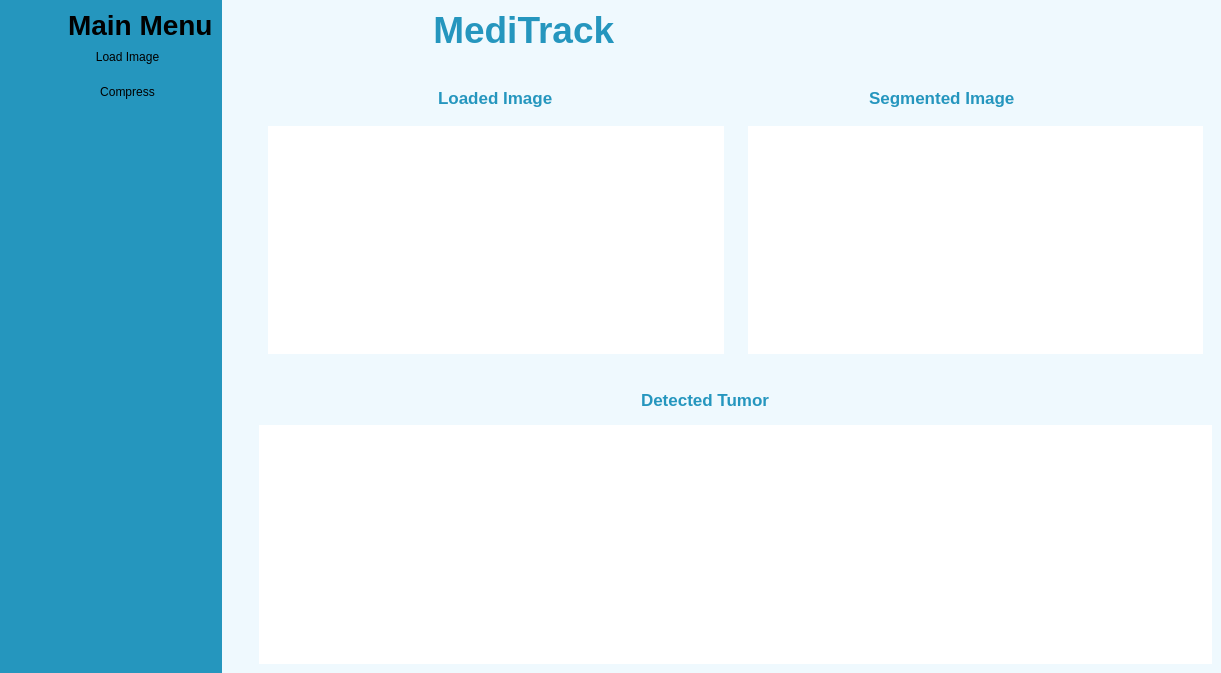
<?xml version="1.0" encoding="UTF-8"?>
<ui version="4.0">
 <class>MainWindow</class>
 <widget class="QMainWindow" name="MainWindow">
  <property name="geometry">
   <rect>
    <x>0</x>
    <y>0</y>
    <width>1221</width>
    <height>673</height>
   </rect>
  </property>
  <property name="windowTitle">
   <string>MainWindow</string>
  </property>
  <widget class="QWidget" name="centralwidget">
   <property name="font">
    <font>
     <pointsize>8</pointsize>
    </font>
   </property>
   <property name="styleSheet">
    <string notr="true">*{
color:#000;
border:none;
}

#ProfileCont{
border-radius: 20px;
background-color:#fefeff;
}
#recordButton, #reservationbutton,#settingsbutton, #logoutButton, #profileButton, #confirmButton{
padding:10px 5px;
text-align:left;
font: 18px;
}
 #logoutButton, #profileButton{
padding:10px 5px;
text-align:left;
font: 10pt;
}
#homebutton{
background-color: #fefeff;
padding:10px 5px;
text-align:left;
font: 18px;
border-top-left-radius: 20px;
}

#card1,#card2{
border-radius: 20px;
background-color:#eff9fe;
}

#label{
border-radius: 20px;
background: transparent;
}

#appheader{
color:#2596be;
}
#vitalsign,#filterflex, #comboBox, #detect_label{
color:#2596be;
}
#EMGlabel{
color:#2596be;
}

#leftmenu{
background-color: #2596be;
}

#rightmenu{
background-color: #eff9fe;
}

QLineEdit{
background: transparent;
color:#2596be;
}

#SearchFrame{
border-radius: 10px;
border: 2px solid #2596be;
}</string>
   </property>
   <layout class="QHBoxLayout" name="horizontalLayout">
    <property name="spacing">
     <number>0</number>
    </property>
    <property name="leftMargin">
     <number>0</number>
    </property>
    <property name="topMargin">
     <number>0</number>
    </property>
    <property name="rightMargin">
     <number>0</number>
    </property>
    <property name="bottomMargin">
     <number>0</number>
    </property>
    <item>
     <widget class="QWidget" name="leftmenu" native="true">
      <layout class="QVBoxLayout" name="verticalLayout_7">
       <property name="spacing">
        <number>0</number>
       </property>
       <property name="leftMargin">
        <number>15</number>
       </property>
       <property name="topMargin">
        <number>0</number>
       </property>
       <property name="rightMargin">
        <number>0</number>
       </property>
       <property name="bottomMargin">
        <number>0</number>
       </property>
       <item>
        <widget class="QFrame" name="frame_4">
         <property name="frameShape">
          <enum>QFrame::StyledPanel</enum>
         </property>
         <property name="frameShadow">
          <enum>QFrame::Raised</enum>
         </property>
         <layout class="QVBoxLayout" name="verticalLayout_8">
          <property name="spacing">
           <number>0</number>
          </property>
          <property name="leftMargin">
           <number>44</number>
          </property>
          <property name="topMargin">
           <number>0</number>
          </property>
          <property name="rightMargin">
           <number>0</number>
          </property>
          <property name="bottomMargin">
           <number>0</number>
          </property>
          <item alignment="Qt::AlignTop">
           <widget class="QFrame" name="frame_5">
            <property name="frameShape">
             <enum>QFrame::StyledPanel</enum>
            </property>
            <property name="frameShadow">
             <enum>QFrame::Raised</enum>
            </property>
            <layout class="QHBoxLayout" name="horizontalLayout_10">
             <property name="leftMargin">
              <number>9</number>
             </property>
             <property name="topMargin">
              <number>9</number>
             </property>
             <property name="rightMargin">
              <number>9</number>
             </property>
             <property name="bottomMargin">
              <number>9</number>
             </property>
             <item>
              <widget class="QLabel" name="label_4">
               <property name="font">
                <font>
                 <pointsize>21</pointsize>
                 <weight>75</weight>
                 <bold>true</bold>
                </font>
               </property>
               <property name="text">
                <string>Main Menu</string>
               </property>
              </widget>
             </item>
            </layout>
           </widget>
          </item>
         </layout>
        </widget>
       </item>
       <item>
        <widget class="QFrame" name="frame_6">
         <property name="sizePolicy">
          <sizepolicy hsizetype="Preferred" vsizetype="Expanding">
           <horstretch>0</horstretch>
           <verstretch>0</verstretch>
          </sizepolicy>
         </property>
         <property name="frameShape">
          <enum>QFrame::StyledPanel</enum>
         </property>
         <property name="frameShadow">
          <enum>QFrame::Raised</enum>
         </property>
         <layout class="QVBoxLayout" name="verticalLayout_10">
          <property name="spacing">
           <number>0</number>
          </property>
          <property name="leftMargin">
           <number>18</number>
          </property>
          <property name="topMargin">
           <number>0</number>
          </property>
          <property name="rightMargin">
           <number>0</number>
          </property>
          <property name="bottomMargin">
           <number>0</number>
          </property>
          <item alignment="Qt::AlignTop">
           <widget class="QFrame" name="frame_7">
            <property name="frameShape">
             <enum>QFrame::StyledPanel</enum>
            </property>
            <property name="frameShadow">
             <enum>QFrame::Raised</enum>
            </property>
            <layout class="QVBoxLayout" name="verticalLayout_9">
             <property name="spacing">
              <number>21</number>
             </property>
             <property name="leftMargin">
              <number>0</number>
             </property>
             <property name="topMargin">
              <number>0</number>
             </property>
             <property name="rightMargin">
              <number>0</number>
             </property>
             <property name="bottomMargin">
              <number>18</number>
             </property>
             <item>
              <widget class="QPushButton" name="load_button">
               <property name="text">
                <string>Load Image</string>
               </property>
               <property name="icon">
                <iconset>
                 <normaloff>:/Icons/Icons/home.svg</normaloff>:/Icons/Icons/home.svg</iconset>
               </property>
               <property name="iconSize">
                <size>
                 <width>24</width>
                 <height>24</height>
                </size>
               </property>
              </widget>
             </item>
             <item>
              <widget class="QPushButton" name="compress_button">
               <property name="text">
                <string>Compress</string>
               </property>
               <property name="icon">
                <iconset>
                 <normaloff>:/Icons/Icons/check-square.svg</normaloff>:/Icons/Icons/check-square.svg</iconset>
               </property>
               <property name="iconSize">
                <size>
                 <width>24</width>
                 <height>24</height>
                </size>
               </property>
              </widget>
             </item>
            </layout>
           </widget>
          </item>
         </layout>
        </widget>
       </item>
      </layout>
     </widget>
    </item>
    <item>
     <widget class="QWidget" name="rightmenu" native="true">
      <layout class="QVBoxLayout" name="verticalLayout">
       <property name="spacing">
        <number>0</number>
       </property>
       <property name="leftMargin">
        <number>28</number>
       </property>
       <property name="topMargin">
        <number>0</number>
       </property>
       <property name="rightMargin">
        <number>0</number>
       </property>
       <property name="bottomMargin">
        <number>0</number>
       </property>
       <item alignment="Qt::AlignTop">
        <widget class="QWidget" name="headerframe" native="true">
         <layout class="QHBoxLayout" name="horizontalLayout_2">
          <property name="spacing">
           <number>0</number>
          </property>
          <property name="leftMargin">
           <number>0</number>
          </property>
          <property name="topMargin">
           <number>0</number>
          </property>
          <property name="rightMargin">
           <number>0</number>
          </property>
          <property name="bottomMargin">
           <number>10</number>
          </property>
          <item alignment="Qt::AlignHCenter|Qt::AlignVCenter">
           <widget class="QWidget" name="widget" native="true">
            <layout class="QHBoxLayout" name="horizontalLayout_3">
             <item>
              <widget class="QPushButton" name="menuButton">
               <property name="font">
                <font>
                 <pointsize>13</pointsize>
                </font>
               </property>
               <property name="text">
                <string/>
               </property>
               <property name="icon">
                <iconset>
                 <normaloff>:/Icons/Icons/menu.svg</normaloff>:/Icons/Icons/menu.svg</iconset>
               </property>
               <property name="iconSize">
                <size>
                 <width>24</width>
                 <height>24</height>
                </size>
               </property>
              </widget>
             </item>
             <item>
              <widget class="QLabel" name="appheader">
               <property name="font">
                <font>
                 <pointsize>28</pointsize>
                 <weight>75</weight>
                 <bold>true</bold>
                </font>
               </property>
               <property name="text">
                <string> MediTrack</string>
               </property>
              </widget>
             </item>
            </layout>
           </widget>
          </item>
          <item alignment="Qt::AlignHCenter|Qt::AlignVCenter">
           <widget class="QWidget" name="widget_2" native="true">
            <property name="minimumSize">
             <size>
              <width>331</width>
              <height>0</height>
             </size>
            </property>
            <layout class="QHBoxLayout" name="horizontalLayout_4">
             <property name="spacing">
              <number>0</number>
             </property>
             <property name="leftMargin">
              <number>44</number>
             </property>
             <property name="topMargin">
              <number>0</number>
             </property>
             <property name="rightMargin">
              <number>10</number>
             </property>
             <property name="bottomMargin">
              <number>0</number>
             </property>
            </layout>
           </widget>
          </item>
         </layout>
        </widget>
       </item>
       <item>
        <widget class="QWidget" name="cardsframe" native="true">
         <property name="sizePolicy">
          <sizepolicy hsizetype="Preferred" vsizetype="Expanding">
           <horstretch>0</horstretch>
           <verstretch>0</verstretch>
          </sizepolicy>
         </property>
         <layout class="QHBoxLayout" name="horizontalLayout_11">
          <item>
           <widget class="QWidget" name="widget_4" native="true">
            <layout class="QVBoxLayout" name="verticalLayout_4">
             <property name="spacing">
              <number>0</number>
             </property>
             <property name="leftMargin">
              <number>0</number>
             </property>
             <property name="topMargin">
              <number>0</number>
             </property>
             <property name="rightMargin">
              <number>0</number>
             </property>
             <property name="bottomMargin">
              <number>0</number>
             </property>
             <item>
              <widget class="QFrame" name="frame_2">
               <property name="frameShape">
                <enum>QFrame::StyledPanel</enum>
               </property>
               <property name="frameShadow">
                <enum>QFrame::Raised</enum>
               </property>
               <layout class="QHBoxLayout" name="horizontalLayout_12">
                <item alignment="Qt::AlignHCenter|Qt::AlignVCenter">
                 <widget class="QLabel" name="EMGlabel">
                  <property name="font">
                   <font>
                    <pointsize>13</pointsize>
                    <weight>75</weight>
                    <bold>true</bold>
                   </font>
                  </property>
                  <property name="text">
                   <string>Loaded Image</string>
                  </property>
                 </widget>
                </item>
               </layout>
              </widget>
             </item>
             <item>
              <widget class="QFrame" name="frame_3">
               <property name="frameShape">
                <enum>QFrame::StyledPanel</enum>
               </property>
               <property name="frameShadow">
                <enum>QFrame::Raised</enum>
               </property>
               <layout class="QVBoxLayout" name="verticalLayout_6">
                <item>
                 <widget class="PlotWidget" name="graphicsView">
                  <property name="minimumSize">
                   <size>
                    <width>400</width>
                    <height>0</height>
                   </size>
                  </property>
                 </widget>
                </item>
               </layout>
              </widget>
             </item>
            </layout>
           </widget>
          </item>
          <item>
           <widget class="QWidget" name="widget_6" native="true">
            <layout class="QVBoxLayout" name="verticalLayout_13">
             <property name="spacing">
              <number>0</number>
             </property>
             <property name="leftMargin">
              <number>0</number>
             </property>
             <property name="topMargin">
              <number>0</number>
             </property>
             <property name="rightMargin">
              <number>0</number>
             </property>
             <property name="bottomMargin">
              <number>0</number>
             </property>
             <item>
              <widget class="QFrame" name="frame_11">
               <property name="frameShape">
                <enum>QFrame::StyledPanel</enum>
               </property>
               <property name="frameShadow">
                <enum>QFrame::Raised</enum>
               </property>
               <layout class="QHBoxLayout" name="horizontalLayout_8">
                <item alignment="Qt::AlignHCenter|Qt::AlignVCenter">
                 <widget class="QLabel" name="filterflex">
                  <property name="minimumSize">
                   <size>
                    <width>213</width>
                    <height>0</height>
                   </size>
                  </property>
                  <property name="maximumSize">
                   <size>
                    <width>213</width>
                    <height>16777215</height>
                   </size>
                  </property>
                  <property name="font">
                   <font>
                    <pointsize>13</pointsize>
                    <weight>75</weight>
                    <bold>true</bold>
                   </font>
                  </property>
                  <property name="text">
                   <string>Segmented Image</string>
                  </property>
                  <property name="scaledContents">
                   <bool>false</bool>
                  </property>
                 </widget>
                </item>
               </layout>
              </widget>
             </item>
             <item>
              <widget class="QFrame" name="frame_12">
               <property name="frameShape">
                <enum>QFrame::StyledPanel</enum>
               </property>
               <property name="frameShadow">
                <enum>QFrame::Raised</enum>
               </property>
               <layout class="QVBoxLayout" name="verticalLayout_17">
                <item>
                 <widget class="PlotWidget" name="graphicsView_2">
                  <property name="minimumSize">
                   <size>
                    <width>400</width>
                    <height>0</height>
                   </size>
                  </property>
                 </widget>
                </item>
               </layout>
              </widget>
             </item>
            </layout>
           </widget>
          </item>
         </layout>
        </widget>
       </item>
       <item>
        <widget class="QWidget" name="mainframe" native="true">
         <layout class="QVBoxLayout" name="verticalLayout_2">
          <item>
           <widget class="QFrame" name="frame">
            <property name="frameShape">
             <enum>QFrame::StyledPanel</enum>
            </property>
            <property name="frameShadow">
             <enum>QFrame::Raised</enum>
            </property>
            <layout class="QHBoxLayout" name="horizontalLayout_7">
             <item alignment="Qt::AlignHCenter|Qt::AlignVCenter">
              <widget class="QLabel" name="detect_label">
               <property name="minimumSize">
                <size>
                 <width>188</width>
                 <height>0</height>
                </size>
               </property>
               <property name="maximumSize">
                <size>
                 <width>188</width>
                 <height>16777215</height>
                </size>
               </property>
               <property name="font">
                <font>
                 <pointsize>13</pointsize>
                 <weight>75</weight>
                 <bold>true</bold>
                </font>
               </property>
               <property name="text">
                <string>Detected Tumor</string>
               </property>
              </widget>
             </item>
            </layout>
           </widget>
          </item>
          <item>
           <widget class="PlotWidget" name="graphicsView_3">
            <property name="minimumSize">
             <size>
              <width>400</width>
              <height>0</height>
             </size>
            </property>
           </widget>
          </item>
         </layout>
        </widget>
       </item>
      </layout>
     </widget>
    </item>
   </layout>
  </widget>
 </widget>
 <customwidgets>
  <customwidget>
   <class>PlotWidget</class>
   <extends>QGraphicsView</extends>
   <header>pyqtgraph</header>
   <container>1</container>
  </customwidget>
 </customwidgets>
 <resources>
  <include location="resources.qrc"/>
 </resources>
 <connections/>
</ui>
